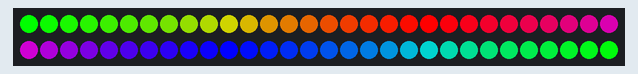
Simulated run of this sketch. Board: Arduino Uno, built with avr-gcc and run on an emulated ATmega328P. Parts: 60 RGB LEDs in strip order, left to right, continuing on the next row.

Above: at 0.15 s.
At 1.07 s:
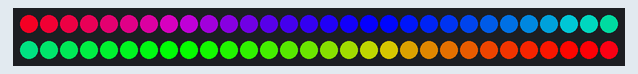
At 1.67 s:
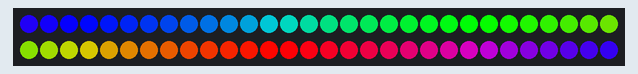
At 2.28 s:
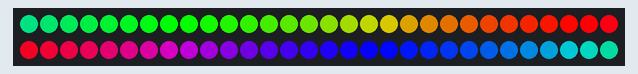

Measured:
- by itself, everything shown: repeats every 2.4 s, in 8 steps

The sketch:

Robot_Arduino_Code.ino
```cpp
#include <Adafruit_NeoPixel.h>
#include <Wire.h>
#define PIN 6

// Parameter 1 = number of pixels in strip
// Parameter 2 = pin number (most are valid)
// Parameter 3 = pixel type flags, add together as needed:
//   NEO_KHZ800  800 KHz bitstream (most NeoPixel products w/WS2812 LEDs)
//   NEO_KHZ400  400 KHz (classic 'v1' (not v2) FLORA pixels, WS2811 drivers)
//   NEO_GRB     Pixels are wired for GRB bitstream (most NeoPixel products)
//   NEO_RGB     Pixels are wired for RGB bitstream (v1 FLORA pixels, not v2)
Adafruit_NeoPixel strip = Adafruit_NeoPixel(60, PIN, NEO_GRB + NEO_KHZ800);

//Based heavily off of 3574's LED Arduino code, modified and appended by 2635

void setup()
{
  strip.begin();
  strip.show();
  Wire.being(4);
  Wire.onReceive(receiveEvent);
}

int showPattern = -1;
uint32_t colorRed = strip.Color(255,0,0);

void loop()
{
  showPattern = 0;
  switch(showPattern)
  {
   case 0: rainbowCycle(5); showPattern = -1; break;
   case 1: colorWipe(colorRed, 10); showPattern = -1; break;
   case 2: marchRedWhiteBlue(); showPattern = -1; break;
  default:    solidColor(strip.Color(0, 0, 0));
  strip.show(); showPattern = -1; break;
  }

}


//Wipe a color LED by LED through the strip, then clear it. Wait is delay between LED setting.
void colorWipe(uint32_t c, uint8_t wait) {
  for(uint16_t i=0; i<strip.numPixels(); i++) {
    strip.setPixelColor(i, c);
    strip.show();
    delay(wait);
  }

  for(uint16_t i=0; i<strip.numPixels(); i++)
    {
      strip.setPixelColor(i, strip.Color(0,0,0));
      strip.show();
      delay(wait);
    }
}


void marchRedWhiteBlue()
{
  uint32_t colors[] = { strip.Color(255,0,0), strip.Color(0,0,255), strip.Color(155,155,155) };
  // Turn everything black
  solidColor(strip.Color(0, 0, 0));

  int frame = 0;

  while( frame < 50 ) {
    for (int index = 0;index<strip.numPixels();index++)
    {
      //strip.setPixelColor((index  + (frame % 15)) % 60, colors[ ((index)/5 + frame) % 3 ]);
      strip.setPixelColor((index + frame) % 60 , colors[ ((index)/5) % 3 ]);
    }
    strip.show();
    delay(50);
    frame++;
  }

}

// Slightly different, this makes the rainbow equally distributed throughout
void rainbowCycle(uint8_t wait) {
  uint16_t i, j;

  for(j=0; j<256*5; j++) { // 5 cycles of all colors on wheel
    for(i=0; i< strip.numPixels(); i++) {
      strip.setPixelColor(i, Wheel(((i * 256 / strip.numPixels()) + j) & 255));
    }
    strip.show();
    delay(wait);
  }
}


//UTIL METHODS. Call them if you want. See if I care.

void solidColor(uint32_t c){
    for(uint16_t i=0; i<strip.numPixels(); i++) {
      strip.setPixelColor(i, c);

    }
}

void receiveEvent(int howMany)
{
  static uint8_t ct = 0;
  int x = Wire.read();
  showPattern = x;
}

// Input a value 0 to 255 to get a color value.
// The colours are a transition r - g - b - back to r.
uint32_t Wheel(byte WheelPos) {
  if(WheelPos < 85) {
   return strip.Color(WheelPos * 3, 255 - WheelPos * 3, 0);
  } else if(WheelPos < 170) {
   WheelPos -= 85;
   return strip.Color(255 - WheelPos * 3, 0, WheelPos * 3);
  } else {
   WheelPos -= 170;
   return strip.Color(0, WheelPos * 3, 255 - WheelPos * 3);
  }
}

// Run the length of the strip one light at a time
void colorSwipe(uint32_t color, uint8_t wait) {
  for(int i = 0; i <= strip.numPixels(); i++) {
    // going out of bounds does not break things, so checks removed for readability
    // clean up behind it
    strip.setPixelColor(i-1, 0);
    //if (i < strip.numPixels())
    strip.setPixelColor(i, color);
    strip.show();
    delay(wait);
  }
}
```
